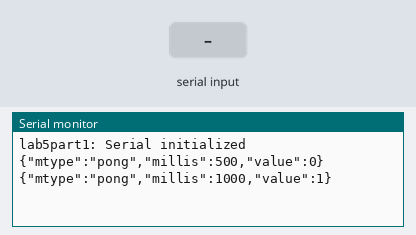
Bench run of a sketch on a simulated Arduino Uno, built with avr-gcc and run on an emulated ATmega328P. Parts: the last lines printed to the serial monitor. Inputs (shaded band) come from the test bench.

Above: at 1.2 s.
1.3 s: "ping\n" received over Serial
At 1.46 s:
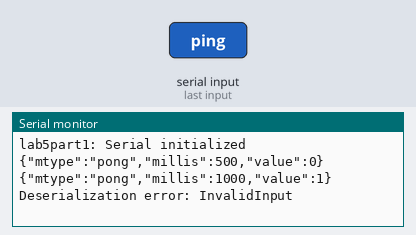
2.8 s: "1\n" received over Serial
At 2.96 s:
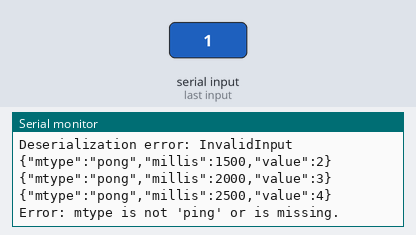

Measured:
- after the input at 1.3 s, the serial monitor: prints a new line at once (image 1)
- after the input at 2.8 s, the serial monitor: prints a new line at once (image 2)

The sketch:

lab5part1.ino
```cpp
/*
 * lab5part1.ino
 *
 * Generates and parses JSON over Serial using ArduinoJson v7.
 * Outputs JSON every 500ms. Responds to `{ "mtype": "ping", "value": X }` with `pong`.
 * Handles deserialization errors and malformed inputs.
 *
 * Author: Bill Turbadrakh
 * Created: 2025-04-18
 * Modified: 2025-04-24
 */

#include <ArduinoJson.h>

// === Constants ===
const unsigned long JSON_SEND_INTERVAL_MS = 500;
const size_t JSON_BUFFER_SIZE = 256;

// === Globals ===
unsigned long g_last_send_time_ms = 0;
int g_value = 0;
String g_input_buffer;

void loop_serialize() {
  unsigned long now_ms = millis();
  if (now_ms - g_last_send_time_ms >= JSON_SEND_INTERVAL_MS) {
    StaticJsonDocument<JSON_BUFFER_SIZE> doc;
    doc["mtype"] = "pong";
    doc["millis"] = now_ms;
    doc["value"] = g_value++;

    serializeJson(doc, Serial);
    Serial.println(); // For delimiter
    g_last_send_time_ms = now_ms;
  }
}

void setup() {
  Serial.begin(115200);
  while (!Serial) continue;
  Serial.println(F("lab5part1: Serial initialized"));
}

// === Helper function for handling incoming JSON ===
void handle_json_message(const String& json_input) {
  StaticJsonDocument<JSON_BUFFER_SIZE> doc;
  DeserializationError error = deserializeJson(doc, json_input);

  if (error) {
    Serial.print(F("Deserialization error: "));
    Serial.println(error.c_str());
    return;
  }

  // Check if mtype exists and is "ping"
  const char* mtype = doc["mtype"] | "";
  if (strcmp(mtype, "ping") != 0) {
    Serial.println(F("Error: mtype is not 'ping' or is missing."));
    return;
  }

  // Check for valid integer value
  if (!doc["value"].is<int>()) {
    Serial.println(F("Error: value is missing or not an integer."));
    return;
  }

  int val = doc["value"];

  // Respond with pong message
  StaticJsonDocument<JSON_BUFFER_SIZE> response;
  response["mtype"] = "pong";
  response["value"] = val + 1;
  response["millis"] = millis();

  serializeJson(response, Serial);
  Serial.println();
}

void loop() {
  loop_serialize();  // continue periodic output

  // === Accumulate input from Serial ===
  while (Serial.available()) {
    char ch = Serial.read();

    if (ch == '\n' || ch == '\r') {
      if (g_input_buffer.length() > 0) {
        handle_json_message(g_input_buffer);
        g_input_buffer = "";
      }
    } else {
      g_input_buffer += ch;
    }
  }
}
```
